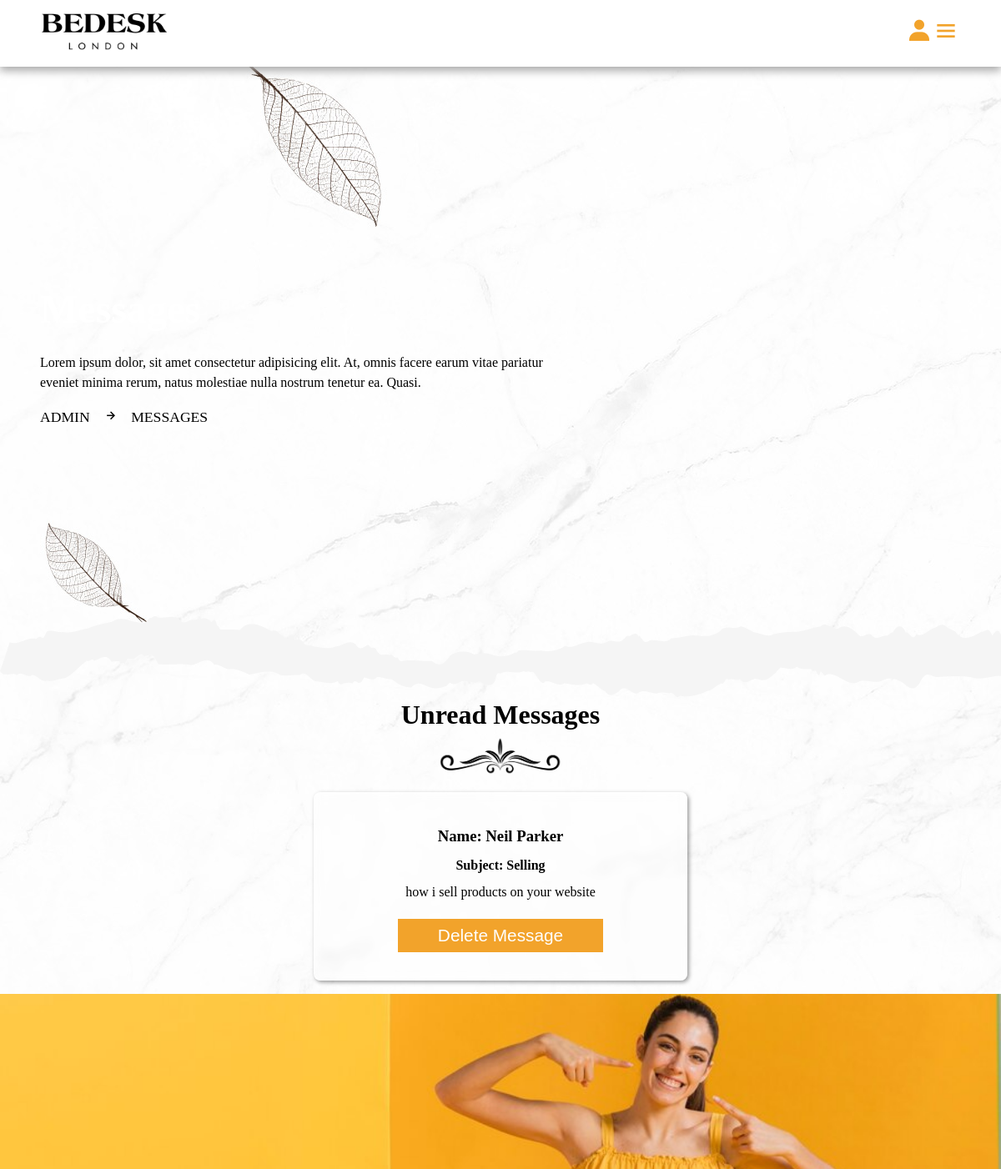
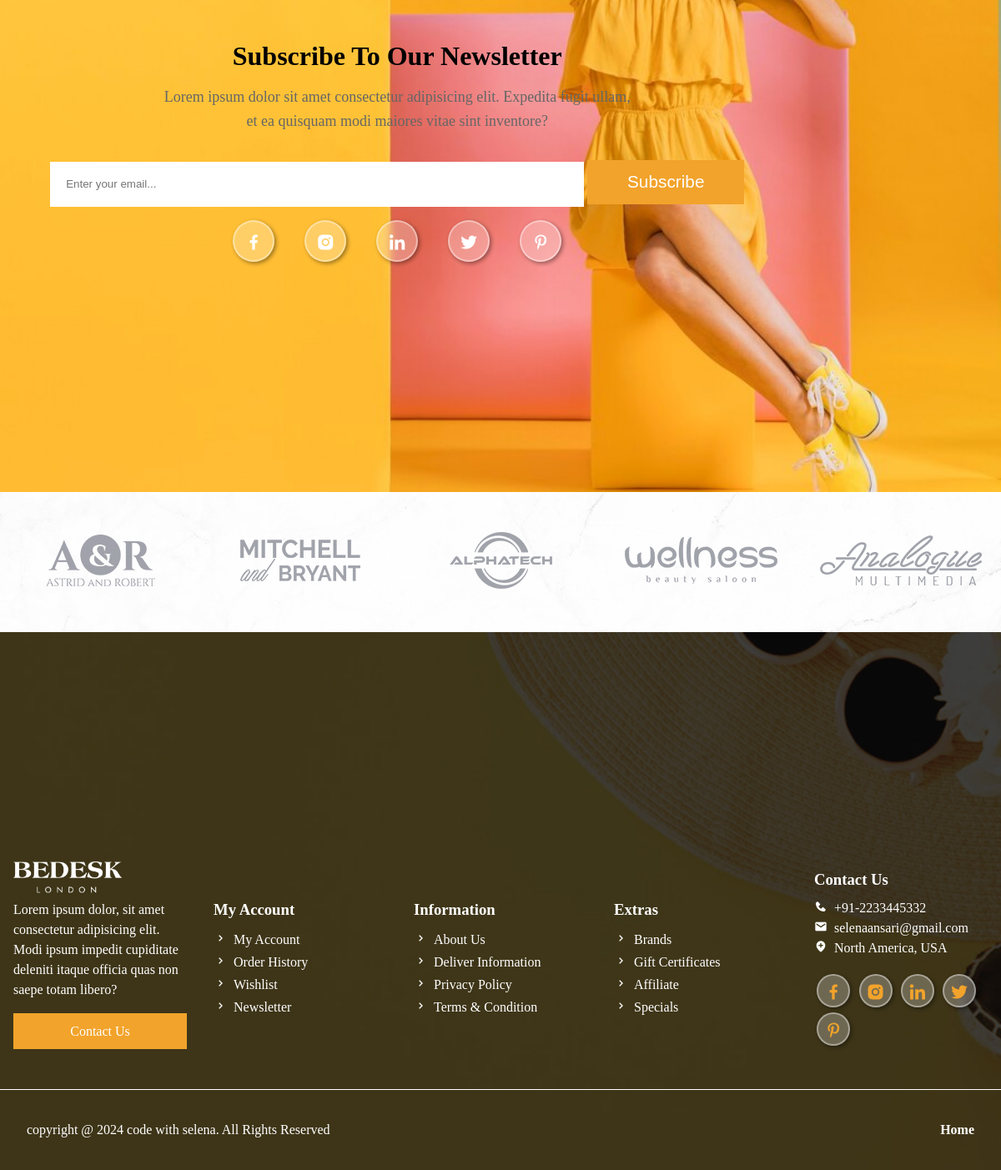
The page /admin/admin_message.php (signed in) on the database its author committed (2 pictures, top to bottom).
### tables this page shows
CREATE TABLE `message` (
  `id` varchar(255) NOT NULL,
  `user_id` varchar(255) NOT NULL,
  `name` varchar(255) NOT NULL,
  `email` varchar(100) NOT NULL,
  `subject` varchar(255) NOT NULL,
  `message` varchar(255) NOT NULL
);

### admin/admin_message.php (the view, shortened to what this page needs)
<?php
	include '../components/connect.php';
?>
<!DOCTYPE html>
<html>
<head>
   	<link href='https://unpkg.com/boxicons@2.1.2/css/boxicons.min.css' rel='stylesheet'>
   	<link rel="stylesheet" type="text/css" href="../css/admin_style.css?v=<?php echo time(); ?>">
</head>
<body>
	<?php include '../components/admin_header.php'; ?>
    <div class="banner">
        <div class="detail">
            <h1>messages</h1>
            <p>Lorem ipsum dolor, sit amet consectetur adipisicing elit. At, omnis facere earum vitae pariatur <br>eveniet minima rerum, natus molestiae nulla nostrum tenetur ea. Quasi.</p>
            <span><a href="dashboard.php">admin</a><i class="bx bx-right-arrow-alt"></i>messages</span>
        </div>
    </div>
    <div class="line2"></div>
    <div class="message-container">
        <div class="heading">
            <h1>unread messages</h1>
            <img src="../image/separator.png" alt="">
        </div>
        <div class="box-container">
            <?php
                $select_msg = $conn->prepare("SELECT * FROM `message`");
                $select_msg->execute();
                if ($select_msg->rowCount() > 0) {
                    while ($fetch_msg = $select_msg->fetch(PDO::FETCH_ASSOC)) {
            ?>
            <div class="box">
                <h3 class="name">name: <?= $fetch_msg['name']; ?></h3>
                <h4>subject: <?= $fetch_msg['subject']; ?></h4>
                <p><?= $fetch_msg['message']; ?></p>
                <form action="" method="post">
                    <button type="submit" name="delete" onclick="return confirm('want to delete this message');" class="btn">delete message</button>
                </form>
            </div>
            <?php
                    }
                }else{
                    echo '
                        <div class="empty">
                            <p>no unread message yet!</p>
                        </div>
                    ';
                }
            ?>
        </div>
    </div>
	<?php include '../components/admin_footer.php'; ?>
</body>
</html>

### css/admin_style.css (style rules this page uses)
* { margin: 0; box-sizing: border-box; padding: 0; outline: none; text-decoration: none; list-style: none; }
:root { --main-color: #f2a32b; --pink-color: #fdc631; --white-alfa-40: rgba(255, 255, 255, 0.4); --white-alfa-25: rgba(255, 255, 255, 0.25); --backdrop-filter: blur(5px); --padding: 5vh 15px; --box-shadow: 2px 2px 5px rgba(0, 0, 0, 0.4); }
body { background-image: url('../image/body.jpg'); }
html { scroll-behavior: smooth; }
button, input { border: none; }
.btn { display: inline-block; padding: .5rem 3rem; margin-top: 1rem; background-color: var(--main-color); color: #fff; cursor: pointer; text-align: center; position: relative; z-index: 100; font-size: 1.3rem; text-transform: capitalize; }
.btn:before { position: absolute; content: ''; width: 100%; height: 0; background-color: #000; left: 0; top: 0; transition: .5s; z-index: -10; }
.line2 { background-image: url('../image/3.png'); width: 100%; height: 100px; margin-top: -2.8rem; }
.box-container { display: grid; grid-template-columns: repeat(auto-fit, 30rem); align-items: center; justify-content: center; }
.box-container .box { margin: 1rem; border-radius: .5rem; background-color: var(--white-alfa-25); border: 2px solid var(--white-alfa-40); backdrop-filter: var(--backdrop-filter); box-shadow: var(--box-shadow); }
.heading { text-align: center; list-style: 1.7; }
.heading h1 { font-size: 2rem; text-transform: capitalize; }
.heading img { margin-top: 0.5rem; width: 150px !important; }
.banner { margin-top: 4rem; width: 100%; height: 90vh; display: flex; align-items: center; background-position: center; background-size: cover; animation: banner 4s infinite alternate; }
.banner .detail { padding-left: 4%; line-height: 1.5; }
.banner .detail p { font-size: 16px; margin-block: 1rem; }
.banner .detail span { text-transform: uppercase; font-size: 1.1rem; margin-top: 1rem; }
.banner .detail a { color: #000; }
.banner .detail span i { margin: 0 1rem; }
.banner .detail h1 { font-size: 3rem; color: #fff; text-transform: capitalize; }
.message-container .box-container .box { line-height: 2; padding: 2rem; text-align: center; }
.message-container .box-container .box h3 { text-transform: capitalize; }
.message-container .box-container .box h4 { text-transform: capitalize; }

### rows shown on the page
message: name "Neil Parker", subject "Selling", message "how i sell products on your website"
